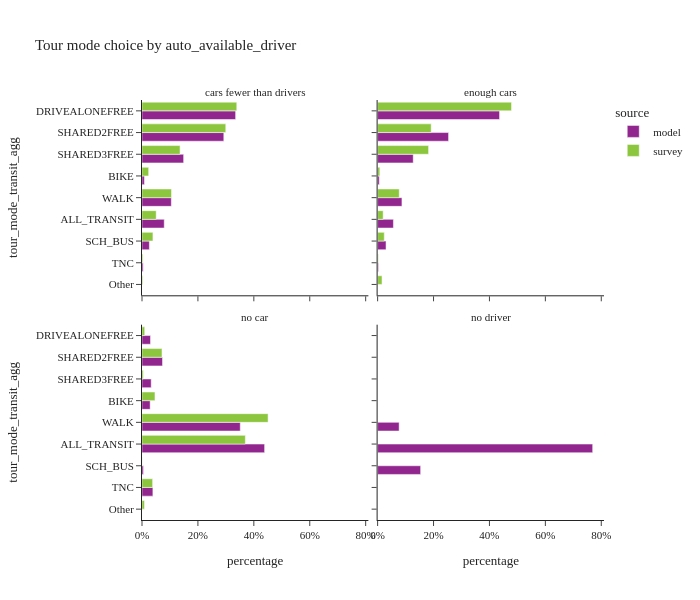
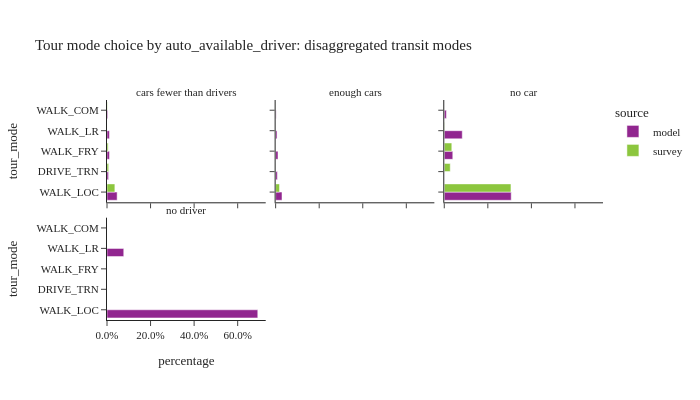

Notebook code for these charts, in order:
### Code cell
plot_mode_choice(tour_data,'auto_available_driver',2,600)
plot_mode_choice_transit(tour_data,'auto_available_driver',3,400)

### Figure 1 — Plotly figure (JSON) as saved in the notebook; plotly's stock layout.template omitted (floating-point values rounded to 4 significant figures)
{"data": [{"alignmentgroup": "True", "hovertemplate": "source=model<br>auto_available_driver=cars fewer than drivers<br>percentage=%{x}<br>tour_mode_transit_agg=%{y}<extra></extra>", "legendgroup": "model", "marker": {"color": "#91268F", "pattern": {"shape": ""}}, "name": "model", "offsetgroup": "model", "orientation": "h", "showlegend": true, "textposition": "auto", "type": "bar", "x": [0.07955, 0.008567, 0.3349, 0.02631, 0.2926, 0.1489, 0.004191, 0.1049], "xaxis": "x3", "y": ["ALL_TRANSIT", "BIKE", "DRIVEALONEFREE", "SCH_BUS", "SHARED2FREE", "SHARED3FREE", "TNC", "WALK"], "yaxis": "y3"}, {"alignmentgroup": "True", "hovertemplate": "source=model<br>auto_available_driver=enough cars<br>percentage=%{x}<br>tour_mode_transit_agg=%{y}<extra></extra>", "legendgroup": "model", "marker": {"color": "#91268F", "pattern": {"shape": ""}}, "name": "model", "offsetgroup": "model", "orientation": "h", "showlegend": false, "textposition": "auto", "type": "bar", "x": [0.05653, 0.005987, 0.4361, 0.03012, 0.2538, 0.1273, 0.003136, 0.08699], "xaxis": "x4", "y": ["ALL_TRANSIT", "BIKE", "DRIVEALONEFREE", "SCH_BUS", "SHARED2FREE", "SHARED3FREE", "TNC", "WALK"], "yaxis": "y4"}, {"alignmentgroup": "True", "hovertemplate": "source=model<br>auto_available_driver=no car<br>percentage=%{x}<br>tour_mode_transit_agg=%{y}<extra></extra>", "legendgroup": "model", "marker": {"color": "#91268F", "pattern": {"shape": ""}}, "name": "model", "offsetgroup": "model", "orientation": "h", "showlegend": false, "textposition": "auto", "type": "bar", "x": [0.4386, 0.02913, 0.03044, 0.005215, 0.07334, 0.03293, 0.03894, 0.3514], "xaxis": "x", "y": ["ALL_TRANSIT", "BIKE", "DRIVEALONEFREE", "SCH_BUS", "SHARED2FREE", "SHARED3FREE", "TNC", "WALK"], "yaxis": "y"}, {"alignmentgroup": "True", "hovertemplate": "source=model<br>auto_available_driver=no driver<br>percentage=%{x}<br>tour_mode_transit_agg=%{y}<extra></extra>", "legendgroup": "model", "marker": {"color": "#91268F", "pattern": {"shape": ""}}, "name": "model", "offsetgroup": "model", "orientation": "h", "showlegend": false, "textposition": "auto", "type": "bar", "x": [0.7692, 0.1538, 0.07692], "xaxis": "x2", "y": ["ALL_TRANSIT", "SCH_BUS", "WALK"], "yaxis": "y2"}, {"alignmentgroup": "True", "hovertemplate": "source=survey<br>auto_available_driver=cars fewer than drivers<br>percentage=%{x}<br>tour_mode_transit_agg=%{y}<extra></extra>", "legendgroup": "survey", "marker": {"color": "#8CC63E", "pattern": {"shape": ""}}, "name": "survey", "offsetgroup": "survey", "orientation": "h", "showlegend": true, "textposition": "auto", "type": "bar", "x": [0.05077, 0.02389, 0.339, 0.002724, 0.03914, 0.2996, 0.1361, 0.003134, 0.1055], "xaxis": "x3", "y": ["ALL_TRANSIT", "BIKE", "DRIVEALONEFREE", "Other", "SCH_BUS", "SHARED2FREE", "SHARED3FREE", "TNC", "WALK"], "yaxis": "y3"}, {"alignmentgroup": "True", "hovertemplate": "source=survey<br>auto_available_driver=enough cars<br>percentage=%{x}<br>tour_mode_transit_agg=%{y}<extra></extra>", "legendgroup": "survey", "marker": {"color": "#8CC63E", "pattern": {"shape": ""}}, "name": "survey", "offsetgroup": "survey", "orientation": "h", "showlegend": false, "textposition": "auto", "type": "bar", "x": [0.01983, 0.007876, 0.479, 0.01572, 0.02384, 0.1916, 0.1823, 0.002449, 0.07736], "xaxis": "x4", "y": ["ALL_TRANSIT", "BIKE", "DRIVEALONEFREE", "Other", "SCH_BUS", "SHARED2FREE", "SHARED3FREE", "TNC", "WALK"], "yaxis": "y4"}, {"alignmentgroup": "True", "hovertemplate": "source=survey<br>auto_available_driver=no car<br>percentage=%{x}<br>tour_mode_transit_agg=%{y}<extra></extra>", "legendgroup": "survey", "marker": {"color": "#8CC63E", "pattern": {"shape": ""}}, "name": "survey", "offsetgroup": "survey", "orientation": "h", "showlegend": false, "textposition": "auto", "type": "bar", "x": [0.3696, 0.04638, 0.009708, 0.008712, 0.0005289, 0.07151, 0.004556, 0.03807, 0.4509], "xaxis": "x", "y": ["ALL_TRANSIT", "BIKE", "DRIVEALONEFREE", "Other", "SCH_BUS", "SHARED2FREE", "SHARED3FREE", "TNC", "WALK"], "yaxis": "y"}], "layout": {"annotations": [{"font": {}, "showarrow": false, "text": "no car", "x": 0.245, "xanchor": "center", "xref": "paper", "y": 0.465, "yanchor": "bottom", "yref": "paper"}, {"font": {}, "showarrow": false, "text": "no driver", "x": 0.755, "xanchor": "center", "xref": "paper", "y": 0.465, "yanchor": "bottom", "yref": "paper"}, {"font": {}, "showarrow": false, "text": "cars fewer than drivers", "x": 0.245, "xanchor": "center", "xref": "paper", "y": 1.0, "yanchor": "bottom", "yref": "paper"}, {"font": {}, "showarrow": false, "text": "enough cars", "x": 0.755, "xanchor": "center", "xref": "paper", "y": 1.0, "yanchor": "bottom", "yref": "paper"}], "barmode": "group", "height": 600, "legend": {"title": {"text": "source"}, "tracegroupgap": 0}, "title": {"text": "Tour mode choice by auto_available_driver"}, "width": 700, "xaxis": {"anchor": "y", "domain": [0, 0.49], "tickformat": ".0%", "title": {"text": "percentage"}}, "xaxis2": {"anchor": "y2", "domain": [0.51, 1], "matches": "x", "tickformat": ".0%", "title": {"text": "percentage"}}, "xaxis3": {"anchor": "y3", "domain": [0, 0.49], "matches": "x", "showticklabels": false}, "xaxis4": {"anchor": "y4", "domain": [0.51, 1], "matches": "x", "showticklabels": false}, "yaxis": {"anchor": "x", "categoryarray": ["Other", "TNC", "SCH_BUS", "ALL_TRANSIT", "WALK", "BIKE", "SHARED3FREE", "SHARED2FREE", "DRIVEALONEFREE"], "categoryorder": "array", "domain": [0, 0.465], "title": {"text": "tour_mode_transit_agg"}}, "yaxis2": {"anchor": "x2", "domain": [0, 0.465], "matches": "y", "showticklabels": false}, "yaxis3": {"anchor": "x3", "categoryarray": ["Other", "TNC", "SCH_BUS", "ALL_TRANSIT", "WALK", "BIKE", "SHARED3FREE", "SHARED2FREE", "DRIVEALONEFREE"], "categoryorder": "array", "domain": [0.535, 1.0], "matches": "y", "title": {"text": "tour_mode_transit_agg"}}, "yaxis4": {"anchor": "x4", "domain": [0.535, 1.0], "matches": "y", "showticklabels": false}}}

### Figure 2 — Plotly figure (JSON) as saved in the notebook; plotly's stock layout.template omitted (floating-point values rounded to 4 significant figures)
{"data": [{"alignmentgroup": "True", "hovertemplate": "source=model<br>auto_available_driver=cars fewer than drivers<br>percentage=%{x}<br>tour_mode=%{y}<extra></extra>", "legendgroup": "model", "marker": {"color": "#91268F", "pattern": {"shape": ""}}, "name": "model", "offsetgroup": "model", "orientation": "h", "showlegend": true, "textposition": "auto", "type": "bar", "x": [0.04649, 0.007099, 0.01138, 0.01121, 0.003373], "xaxis": "x4", "y": ["WALK_LOC", "DRIVE_TRN", "WALK_FRY", "WALK_LR", "WALK_COM"], "yaxis": "y4"}, {"alignmentgroup": "True", "hovertemplate": "source=survey<br>auto_available_driver=cars fewer than drivers<br>percentage=%{x}<br>tour_mode=%{y}<extra></extra>", "legendgroup": "survey", "marker": {"color": "#8CC63E", "pattern": {"shape": ""}}, "name": "survey", "offsetgroup": "survey", "orientation": "h", "showlegend": true, "textposition": "auto", "type": "bar", "x": [0.03607, 0.007692, 0.005359, 3.683e-05, 0.001613], "xaxis": "x4", "y": ["WALK_LOC", "DRIVE_TRN", "WALK_FRY", "WALK_LR", "WALK_COM"], "yaxis": "y4"}, {"alignmentgroup": "True", "hovertemplate": "source=model<br>auto_available_driver=enough cars<br>percentage=%{x}<br>tour_mode=%{y}<extra></extra>", "legendgroup": "model", "marker": {"color": "#91268F", "pattern": {"shape": ""}}, "name": "model", "offsetgroup": "model", "orientation": "h", "showlegend": false, "textposition": "auto", "type": "bar", "x": [0.02922, 0.00782, 0.01085, 0.006389, 0.002246], "xaxis": "x5", "y": ["WALK_LOC", "DRIVE_TRN", "WALK_FRY", "WALK_LR", "WALK_COM"], "yaxis": "y5"}, {"alignmentgroup": "True", "hovertemplate": "source=survey<br>auto_available_driver=enough cars<br>percentage=%{x}<br>tour_mode=%{y}<extra></extra>", "legendgroup": "survey", "marker": {"color": "#8CC63E", "pattern": {"shape": ""}}, "name": "survey", "offsetgroup": "survey", "orientation": "h", "showlegend": false, "textposition": "auto", "type": "bar", "x": [0.01784, 0.0006962, 0.0001184, 0.0004004, 0.0007845], "xaxis": "x5", "y": ["WALK_LOC", "DRIVE_TRN", "WALK_FRY", "WALK_LR", "WALK_COM"], "yaxis": "y5"}, {"alignmentgroup": "True", "hovertemplate": "source=model<br>auto_available_driver=no car<br>percentage=%{x}<br>tour_mode=%{y}<extra></extra>", "legendgroup": "model", "marker": {"color": "#91268F", "pattern": {"shape": ""}}, "name": "model", "offsetgroup": "model", "orientation": "h", "showlegend": false, "textposition": "auto", "type": "bar", "x": [0.3073, 0.0, 0.03904, 0.08255, 0.009651], "xaxis": "x6", "y": ["WALK_LOC", "DRIVE_TRN", "WALK_FRY", "WALK_LR", "WALK_COM"], "yaxis": "y6"}, {"alignmentgroup": "True", "hovertemplate": "source=survey<br>auto_available_driver=no car<br>percentage=%{x}<br>tour_mode=%{y}<extra></extra>", "legendgroup": "survey", "marker": {"color": "#8CC63E", "pattern": {"shape": ""}}, "name": "survey", "offsetgroup": "survey", "orientation": "h", "showlegend": false, "textposition": "auto", "type": "bar", "x": [0.3061, 0.02738, 0.03452, 0.001548, 0.0], "xaxis": "x6", "y": ["WALK_LOC", "DRIVE_TRN", "WALK_FRY", "WALK_LR", "WALK_COM"], "yaxis": "y6"}, {"alignmentgroup": "True", "hovertemplate": "source=model<br>auto_available_driver=no driver<br>percentage=%{x}<br>tour_mode=%{y}<extra></extra>", "legendgroup": "model", "marker": {"color": "#91268F", "pattern": {"shape": ""}}, "name": "model", "offsetgroup": "model", "orientation": "h", "showlegend": false, "textposition": "auto", "type": "bar", "x": [0.6923, 0.0, 0.0, 0.07692, 0.0], "xaxis": "x", "y": ["WALK_LOC", "DRIVE_TRN", "WALK_FRY", "WALK_LR", "WALK_COM"], "yaxis": "y"}, {"alignmentgroup": "True", "hovertemplate": "source=survey<br>auto_available_driver=no driver<br>percentage=%{x}<br>tour_mode=%{y}<extra></extra>", "legendgroup": "survey", "marker": {"color": "#8CC63E", "pattern": {"shape": ""}}, "name": "survey", "offsetgroup": "survey", "orientation": "h", "showlegend": false, "textposition": "auto", "type": "bar", "x": [NaN, NaN, NaN, NaN, NaN], "xaxis": "x", "y": ["WALK_LOC", "DRIVE_TRN", "WALK_FRY", "WALK_LR", "WALK_COM"], "yaxis": "y"}], "layout": {"annotations": [{"font": {}, "showarrow": false, "text": "no driver", "x": 0.16, "xanchor": "center", "xref": "paper", "y": 0.465, "yanchor": "bottom", "yref": "paper"}, {"font": {}, "showarrow": false, "text": "cars fewer than drivers", "x": 0.16, "xanchor": "center", "xref": "paper", "y": 1.0, "yanchor": "bottom", "yref": "paper"}, {"font": {}, "showarrow": false, "text": "enough cars", "x": 0.5, "xanchor": "center", "xref": "paper", "y": 1.0, "yanchor": "bottom", "yref": "paper"}, {"font": {}, "showarrow": false, "text": "no car", "x": 0.84, "xanchor": "center", "xref": "paper", "y": 1.0, "yanchor": "bottom", "yref": "paper"}], "barmode": "group", "height": 400, "legend": {"title": {"text": "source"}, "tracegroupgap": 0}, "title": {"text": "Tour mode choice by auto_available_driver: disaggregated transit modes"}, "width": 700, "xaxis": {"anchor": "y", "domain": [0, 0.32], "tickformat": ".1%", "title": {"text": "percentage"}}, "xaxis2": {"anchor": "y2", "domain": [0.34, 0.66], "matches": "x", "tickformat": ".1%", "title": {"text": "percentage"}}, "xaxis3": {"anchor": "y3", "domain": [0.68, 1.0], "matches": "x", "title": {"text": "percentage"}}, "xaxis4": {"anchor": "y4", "domain": [0, 0.32], "matches": "x", "showticklabels": false}, "xaxis5": {"anchor": "y5", "domain": [0.34, 0.66], "matches": "x", "showticklabels": false}, "xaxis6": {"anchor": "y6", "domain": [0.68, 1.0], "matches": "x", "showticklabels": false}, "yaxis": {"anchor": "x", "domain": [0, 0.465], "title": {"text": "tour_mode"}}, "yaxis2": {"anchor": "x2", "domain": [0, 0.465], "matches": "y", "showticklabels": false}, "yaxis3": {"anchor": "x3", "domain": [0, 0.465], "matches": "y", "showticklabels": false}, "yaxis4": {"anchor": "x4", "domain": [0.535, 1.0], "matches": "y", "title": {"text": "tour_mode"}}, "yaxis5": {"anchor": "x5", "domain": [0.535, 1.0], "matches": "y", "showticklabels": false}, "yaxis6": {"anchor": "x6", "domain": [0.535, 1.0], "matches": "y", "showticklabels": false}}}
